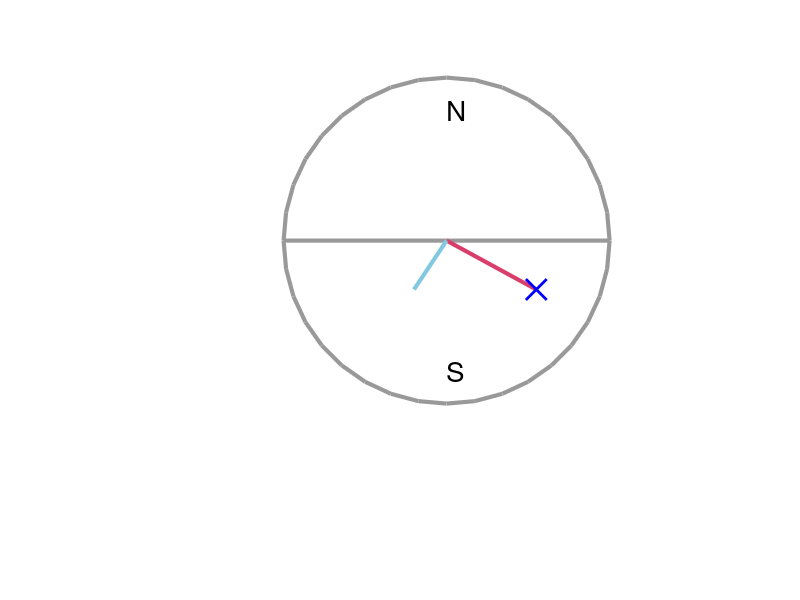
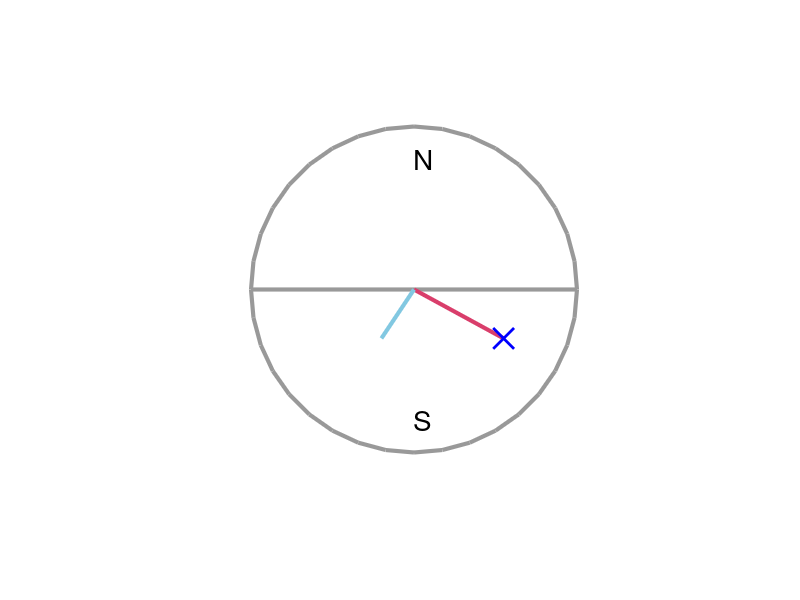

These figures' MATLAB source, in order: (Note: this script raises an error after producing the figures.)
stat_eks = [0.0;0.0];
dina_eks = [0.2;0.3];
n=37;
theta=linspace(0,360,n);

r_mag=1;

sonda_do_osi_vrtenja=[r_mag*0.75;0]+stat_eks;

zacetno_stanje_magnetne_ovojnice(1,:)=r_mag.*cosd(theta)+dina_eks(1);
zacetno_stanje_magnetne_ovojnice(2,:)=r_mag.*sind(theta)+dina_eks(2);

prva_tocka_sredinske_crte=[-r_mag;0]+dina_eks;
drug_tocka_sredinske_crte=[r_mag;0]+dina_eks;

textN=[0;0.8.*r_mag]+dina_eks;
textS=[0;-0.8.*r_mag]+dina_eks;

f1=figure(1);
f2=figure(2);
set(f1,'Position',[10,10,800,4000],'Color',[1,1,1])
set(f2,'Position',[500,10,800,4000],'Color',[1,1,1])
clf(f1)
clf(f2)
sredina_magneta = zeros(2,length(theta));
r0 = zeros(2,length(theta));
vrt_sonde = zeros(2,length(theta));
inverzni_kot = zeros(2,length(theta));
    
limita = 1.1*(r_mag+sum(abs(dina_eks)));

minmax=[sonda_do_osi_vrtenja(1)-sum(abs(dina_eks)), ...
             sonda_do_osi_vrtenja(2)-sum(abs(dina_eks)), ...
             sonda_do_osi_vrtenja(1)+sum(abs(dina_eks)), ...
             sonda_do_osi_vrtenja(2)+sum(abs(dina_eks)) ... 
             ];
axis_potekov_os_sonda = [0,360, -0.05+min(minmax), 0.05+max(minmax)];
novo_stanje_magnetne_ovojnice = zeros(2, length(zacetno_stanje_magnetne_ovojnice));
filename1 = 'ekscentricnost1.gif';
filename2 = 'ekscentricnost2.gif';
for zasuk=1:length(theta)-1

%     clf(f1)
%     clf(f2)
    %%%%%%%%%%%%%%%%%%%%%%
    %%% magnet se vrti %%%
    %%%%%%%%%%%%%%%%%%%%%%
    
    % rotacijska matrika odvisna od thete
    rot_matrika=[cosd(theta(zasuk)),-sind(theta(zasuk));...
                 sind(theta(zasuk)), cosd(theta(zasuk))];
    % poisci sredino magnea
    sredinska_crta_magneta_prva=rot_matrika*prva_tocka_sredinske_crte;
    sredinska_crta_magneta_drug=rot_matrika*drug_tocka_sredinske_crte;
    
    sredina_magneta(:,zasuk)=rot_matrika*dina_eks;
    % pozicija napisa N, S
    nov_tN=rot_matrika*textN;
    nov_tS=rot_matrika*textS;
   % razdalja sonda - sredi magneta
    r0(:,zasuk)=-sredina_magneta(:,zasuk)+sonda_do_osi_vrtenja;
    
    % zavrti magnetno ovojnice
    
    for posamezna_tocka=1:length(zacetno_stanje_magnetne_ovojnice)
        novo_stanje_magnetne_ovojnice(:,posamezna_tocka)=rot_matrika* ...
            zacetno_stanje_magnetne_ovojnice(:,posamezna_tocka);
    end
    %%%%%%%%%%%%%%%%%%%%%%%%%%%%%%%%
    %%% vrti sondo in os vrtenja %%%
    %%%%%%%%%%%%%%%%%%%%%%%%%%%%%%%%
    vrt_sonde(:,zasuk) = [cosd(theta(zasuk)),sind(theta(zasuk)); ...
                -sind(theta(zasuk)),cosd(theta(zasuk))] * ...
                sonda_do_osi_vrtenja-dina_eks;
    % razdalja do osi vrtenja v k.s. magneta        
    inverzni_kot(:,zasuk)=rot_matrika*vrt_sonde(:,zasuk);
    
    %% draw images


    debelina = 3;
    % k.s. osi vrtenja magnet se vrti kot je to videti v realnosti
    figure(f1);
    plot([sredinska_crta_magneta_prva(1),sredinska_crta_magneta_drug(1)],...
        [sredinska_crta_magneta_prva(2),sredinska_crta_magneta_drug(2)], ...
         'Linewidth', debelina,...
    'Color',[0.600000023841858 0.600000023841858 0.600000023841858]);
    hold on
    text(nov_tN(1),nov_tN(2),'N','rotation',theta(zasuk),'FontSize', 20)
    text(nov_tS(1),nov_tS(2),'S','rotation',theta(zasuk),'FontSize', 20)
    plot(novo_stanje_magnetne_ovojnice(1,:),novo_stanje_magnetne_ovojnice(2,:),...
        'Linewidth', debelina,...
    'Color',[0.600000023841858 0.600000023841858 0.600000023841858]);
    
    plot([sonda_do_osi_vrtenja(1),sredina_magneta(1,zasuk)],...
        [sonda_do_osi_vrtenja(2),sredina_magneta(2,zasuk)],'-r', 'Linewidth', debelina,...
    'Color',[0.850980401039124 0.243137255311012 0.419607847929001])
    plot(sonda_do_osi_vrtenja(1),sonda_do_osi_vrtenja(2),'-gx',...
    'LineWidth',2,...
    'MarkerSize',15,...
    'MarkerEdgeColor','b',...
    'MarkerFaceColor',[0.5,0.5,0.5])
    plot([0,sredina_magneta(1,zasuk)],[0,sredina_magneta(2,zasuk)],'-k',...
        'Linewidth', debelina,...
    'Color',[0.509803950786591 0.7843137383461 0.882352948188782])
%     plot(sredina_magneta(1,1:2:zasuk),sredina_magneta(2,1:2:zasuk),'*k')
    limita= 1.5;
    xlim([-limita, limita])
    ylim([-limita, limita])
    axis equal
    axis manual
    axis off
    axis([-limita, limita, -limita, limita])
    xlim([-limita, limita])
    ylim([-limita, limita])
    
%     grid on
    hold off
%     title('vrtenje v k.s. osi vrtenja')
    
    % k.s. magneta sonda in os vrtenja se vrtita okoli magneta
    figure(f2);
    plot(cosd(theta),sind(theta), 'Linewidth', debelina,...
    'Color',[0.600000023841858 0.600000023841858 0.600000023841858]);
    hold on
    plot([-r_mag,r_mag],[0,0], 'Linewidth', debelina,...
    'Color',[0.600000023841858 0.600000023841858 0.600000023841858]);
    text(0,0.8*r_mag,'N','FontSize', 20)
    text(0,-0.8*r_mag,'S','FontSize', 20)
    
    plot([0,vrt_sonde(1,zasuk)],[0,vrt_sonde(2,zasuk)],'-r', 'Linewidth', debelina,...
    'Color',[0.850980401039124 0.243137255311012 0.419607847929001])
    hold on
    plot(vrt_sonde(1,1:zasuk),vrt_sonde(2,1:zasuk),'x',...
    'LineWidth',2,...
    'MarkerSize',15,...
    'MarkerEdgeColor','b',...
    'MarkerFaceColor',[0.5,0.5,0.5])
    plot([0,-dina_eks(1)],[0,-dina_eks(2)],'-k', 'Linewidth', debelina,...
    'Color',[0.509803950786591 0.7843137383461 0.882352948188782])
%     plot(-dina_eks(1),-dina_eks(2),'*k', 'Linewidth', debelina)

%     grid on
    axis off
    axis equal
    axis([-limita, limita, -limita, limita])
    xlim([-limita, limita])
    ylim([-limita, limita])
    hold off    
%     title('vrtenje v k.s. magneta')



%     set(ax(2),'xtick',0:30:360)
    drawnow
    
    
    frame1 = getframe(f1); 
    im1 = frame2im(frame1); 
    [imind1,cm1] = rgb2ind(im1,65536); 
    frame2 = getframe(f2); 
    im2 = frame2im(frame2); 
    [imind2,cm2] = rgb2ind(im2,65536); 
     % this ensures that getframe() returns a consistent size
    
    %Write to the GIF File 
    if zasuk == 1
        imwrite(imind1,cm1,filename1,'gif', 'Loopcount',inf);
        imwrite(imind2,cm2,filename2,'gif', 'Loopcount',inf);
    else
        imwrite(imind1,cm1,filename1,'gif','WriteMode','append');
        imwrite(imind2,cm2,filename2,'gif','WriteMode','append');
    end 
    
    
    
    
    
    

%% finish for
end